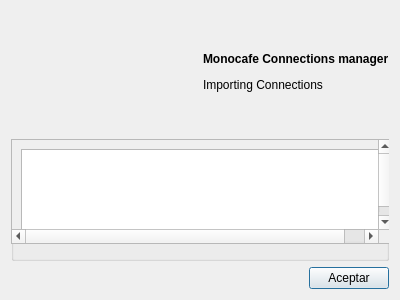
<?xml version="1.0" encoding="UTF-8"?>
<ui version="4.0">
 <class>import_progress</class>
 <widget class="QDialog" name="import_progress">
  <property name="geometry">
   <rect>
    <x>0</x>
    <y>0</y>
    <width>400</width>
    <height>300</height>
   </rect>
  </property>
  <property name="windowTitle">
   <string>Dialog</string>
  </property>
  <layout class="QVBoxLayout" name="verticalLayout">
   <item>
    <layout class="QVBoxLayout" name="verticalLayout_2">
     <item>
      <layout class="QHBoxLayout" name="horizontalLayout">
       <item>
        <widget class="QLabel" name="label_Image">
         <property name="text">
          <string>&lt;html&gt;&lt;head/&gt;&lt;body&gt;&lt;p&gt;&lt;img src=&quot;:/Image/images/Monocute_web.png&quot;/&gt;&lt;/p&gt;&lt;/body&gt;&lt;/html&gt;</string>
         </property>
        </widget>
       </item>
       <item>
        <widget class="QLabel" name="label">
         <property name="text">
          <string>&lt;html&gt;&lt;head/&gt;&lt;body&gt;&lt;p&gt;&lt;span style=&quot; font-weight:600;&quot;&gt;Monocafe Connections manager&lt;/span&gt;&lt;/p&gt;&lt;p&gt;Importing Connections&lt;/p&gt;&lt;/body&gt;&lt;/html&gt;</string>
         </property>
        </widget>
       </item>
      </layout>
     </item>
    </layout>
   </item>
   <item>
    <widget class="QGroupBox" name="groupBox">
     <property name="title">
      <string>Importing</string>
     </property>
     <widget class="QScrollArea" name="tree_scroll">
      <property name="geometry">
       <rect>
        <x>0</x>
        <y>0</y>
        <width>382</width>
        <height>105</height>
       </rect>
      </property>
      <property name="minimumSize">
       <size>
        <width>382</width>
        <height>105</height>
       </size>
      </property>
      <property name="widgetResizable">
       <bool>true</bool>
      </property>
      <widget class="QWidget" name="scrollAreaWidgetContents_3">
       <property name="geometry">
        <rect>
         <x>0</x>
         <y>0</y>
         <width>388</width>
         <height>103</height>
        </rect>
       </property>
       <layout class="QHBoxLayout" name="horizontalLayout_3">
        <item>
         <widget class="QTextEdit" name="import_result">
          <property name="minimumSize">
           <size>
            <width>370</width>
            <height>85</height>
           </size>
          </property>
         </widget>
        </item>
       </layout>
      </widget>
     </widget>
    </widget>
   </item>
   <item>
    <layout class="QHBoxLayout" name="horizontalLayout_2">
     <item>
      <spacer name="horizontalSpacer">
       <property name="orientation">
        <enum>Qt::Horizontal</enum>
       </property>
       <property name="sizeHint" stdset="0">
        <size>
         <width>40</width>
         <height>20</height>
        </size>
       </property>
      </spacer>
     </item>
     <item>
      <widget class="QPushButton" name="ok_button6">
       <property name="text">
        <string>Aceptar</string>
       </property>
      </widget>
     </item>
    </layout>
   </item>
  </layout>
 </widget>
 <resources/>
 <connections>
  <connection>
   <sender>ok_button6</sender>
   <signal>clicked()</signal>
   <receiver>import_progress</receiver>
   <slot>accept()</slot>
   <hints>
    <hint type="sourcelabel">
     <x>347</x>
     <y>245</y>
    </hint>
    <hint type="destinationlabel">
     <x>199</x>
     <y>149</y>
    </hint>
   </hints>
  </connection>
 </connections>
</ui>
